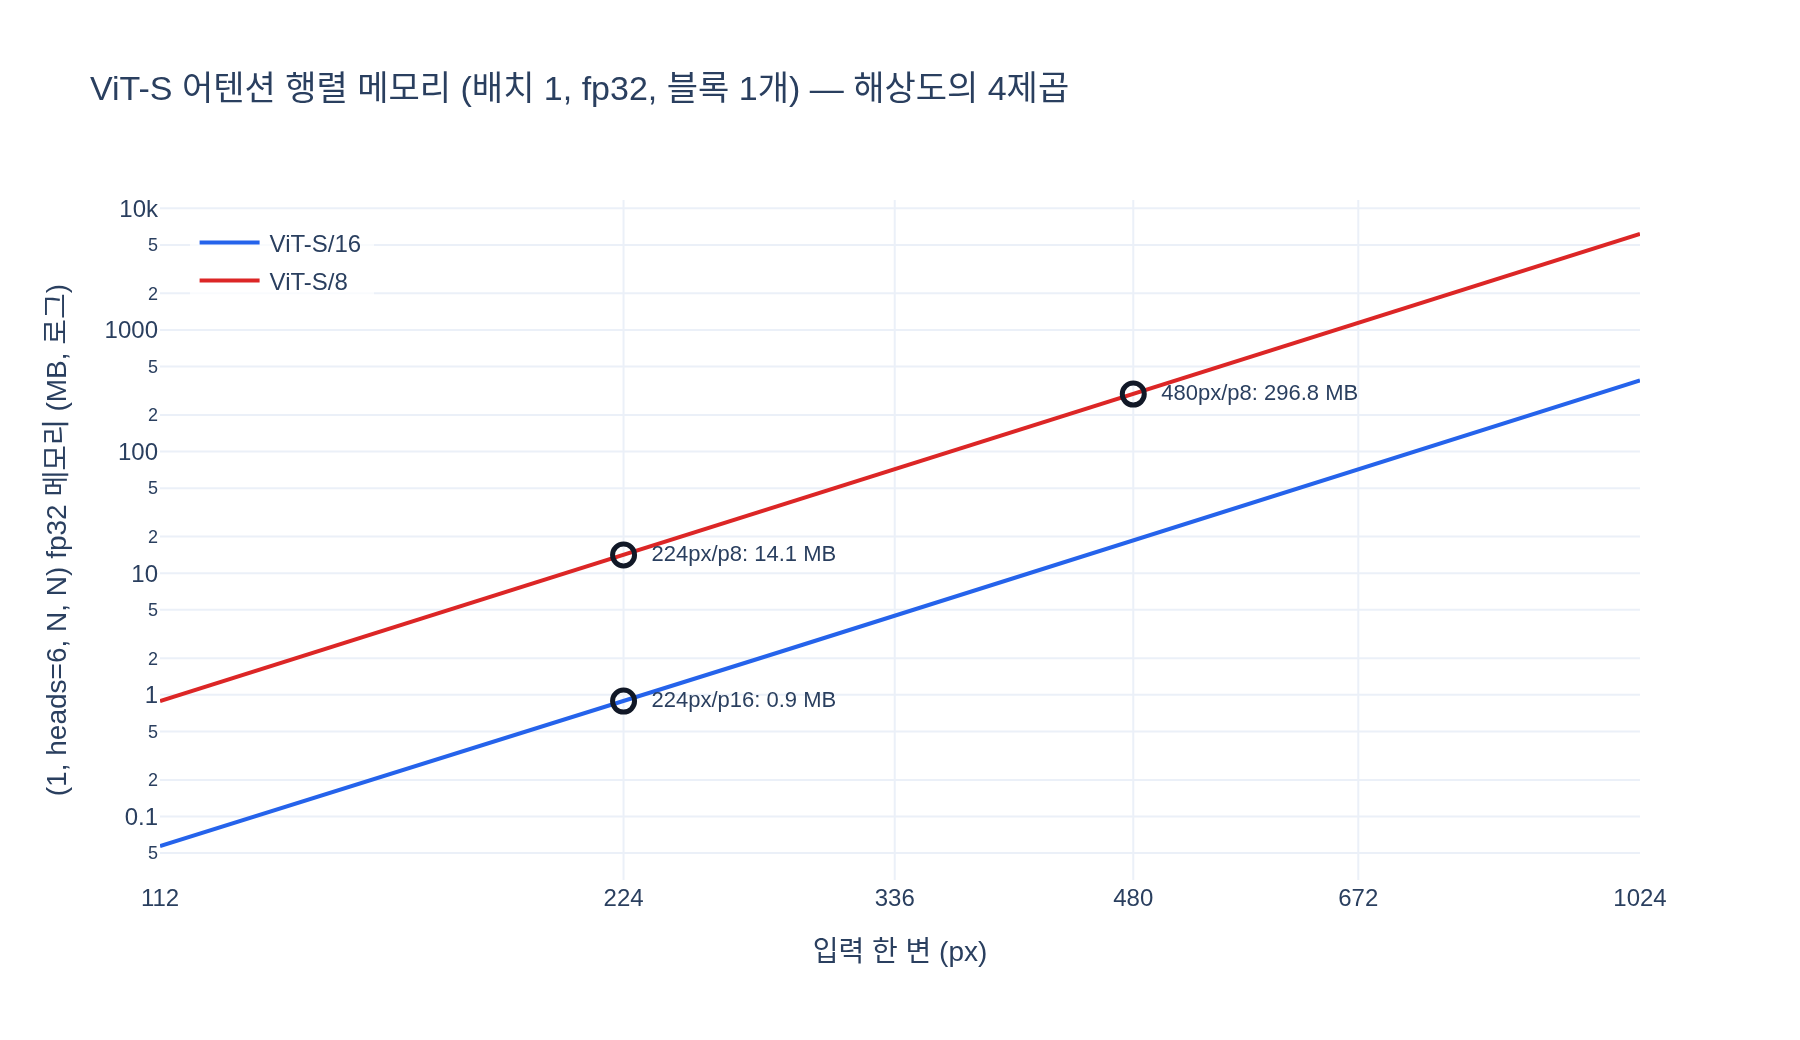

The Python source for this figure:
# %% [markdown]
# # ViT-S 어텐션 행렬 메모리 실측
#
# DINO의 `Attention.forward` 는 `return x, attn` 으로 **어텐션 맵을 항상 함께 반환**한다.
# 그래서 `F.scaled_dot_product_attention`(FlashAttention)을 쓸 수 없고,
# $(B, \text{heads}, N, N)$ 텐서가 **언제나 메모리에 materialize** 된다.
#
# 원소 개수와 바이트 수는 이렇게 계산한다:
#
# $$
# N = \left(\frac{\text{img}}{P}\right)^{2} + 1
# \quad\text{(패치 토큰} + \text{CLS 1개)}
# $$
#
# $$
# \text{bytes} = B \times \text{heads} \times N \times N \times 4 \ \ (\text{fp32})
# $$
#
# ViT-S 는 `embed_dim=384`, `head_dim=64` 이므로 $\text{heads} = 384/64 = 6$ 으로 고정이다.
# **파라미터는 patch_size 와 무관**하지만, 어텐션 메모리는 $N^2$ 이므로 폭발한다.

# %%
import math

import plotly.graph_objects as go
import torch

BYTES_FP32 = 4
MIB = 2 ** 20
HEADS_S = 6          # ViT-S: embed_dim 384 / head_dim 64
DEPTH = 12           # ViT-S depth


def num_tokens(img: int, patch: int) -> int:
    """패치 토큰 + CLS 1개."""
    return (img // patch) ** 2 + 1


def attn_bytes(img: int, patch: int, batch: int = 1,
               heads: int = HEADS_S, itemsize: int = BYTES_FP32) -> int:
    """어텐션 행렬 (B, heads, N, N) 한 장(=한 블록)의 바이트 수."""
    n = num_tokens(img, patch)
    return batch * heads * n * n * itemsize


def _show(fig):
    try:
        from IPython import get_ipython
        if get_ipython() is not None:  # VSCode 셀/Jupyter에서만 렌더링
            fig.show()
    except ImportError:
        pass


print(f"torch {torch.__version__}   heads={HEADS_S}  depth={DEPTH}")
# 출력: torch 2.4.0+cu121   heads=6  depth=12

# %% [markdown]
# ## 1. 카드의 세 숫자 재현 — 배치 1장, fp32, 블록 하나
#
# 카드가 말하는 0.9 / 14.1 / 296.8 MB 가 바로 이 공식의 값이다.

# %%
CASES = [(224, 16), (224, 8), (480, 8)]

print(f"{'설정':>18s} {'토큰 N':>8s} {'어텐션 원소':>14s} {'fp32 메모리':>12s}")
for img, p in CASES:
    n = num_tokens(img, p)
    elems = HEADS_S * n * n              # 배치 1장 기준
    print(f"{f'ViT-S/{p} {img}px':>18s} {n:>8d} {elems:>14,d}"
          f" {elems * BYTES_FP32 / MIB:>9.1f} MB")

print("\n배치 크기를 곱하면 그대로 늘어난다 — patch 8 + 큰 이미지에서 OOM 이 나는 이유.")
# 출력:                 설정   토큰 N      어텐션 원소     fp32 메모리
# 출력:     ViT-S/16 224px      197        232,854       0.9 MB
# 출력:      ViT-S/8 224px      785      3,697,350      14.1 MB
# 출력:      ViT-S/8 480px     3601     77,803,206     296.8 MB
# 출력:
# 출력: 배치 크기를 곱하면 그대로 늘어난다 — patch 8 + 큰 이미지에서 OOM 이 나는 이유.

# %% [markdown]
# ## 2. 실제 텐서로 검증 — `element_size() * nelement()`
#
# 작은 두 경우(0.9MB, 14.1MB)는 실제로 할당해서 바이트 수를 확인한다.
# 480px/patch8 은 296.8MB 라서 이론값만 쓴다 (수백MB를 굳이 잡을 이유가 없다).

# %%
ALLOC_LIMIT = 64 * MIB      # 이보다 큰 것은 이론 계산만

for img, p in CASES:
    n = num_tokens(img, p)
    theory = attn_bytes(img, p)
    if theory <= ALLOC_LIMIT:
        A = torch.empty(1, HEADS_S, n, n, dtype=torch.float32)
        real = A.element_size() * A.nelement()
        print(f"ViT-S/{p:<2d} {img}px  shape={tuple(A.shape)}"
              f"  실측 {real / MIB:7.1f} MB  이론 {theory / MIB:7.1f} MB"
              f"  일치={real == theory}")
        del A
    else:
        print(f"ViT-S/{p:<2d} {img}px  shape=(1, {HEADS_S}, {n}, {n})"
              f"  실측  (생략)   이론 {theory / MIB:7.1f} MB"
              f"  <- {ALLOC_LIMIT // MIB}MB 초과라 할당 안 함")
# 출력: ViT-S/16 224px  shape=(1, 6, 197, 197)  실측     0.9 MB  이론     0.9 MB  일치=True
# 출력: ViT-S/8  224px  shape=(1, 6, 785, 785)  실측    14.1 MB  이론    14.1 MB  일치=True
# 출력: ViT-S/8  480px  shape=(1, 6, 3601, 3601)  실측  (생략)   이론   296.8 MB  <- 64MB 초과라 할당 안 함

# %% [markdown]
# ## 3. 실제 `Attention` 모듈이 정말 그 크기를 반환하는가
#
# `nn.Linear` 로 qkv 를 만들고 softmax 까지 손으로 재현해, 나오는 어텐션 텐서가
# 위 표의 shape·바이트와 같은지 본다 (DINO 구현과 동일한 형태).

# %%
D, IMG, P = 384, 224, 16
n = num_tokens(IMG, P)
dh = D // HEADS_S

qkv = torch.nn.Linear(D, D * 3, bias=True)
z = torch.randn(1, n, D)

with torch.no_grad():
    q, k, v = (qkv(z).reshape(1, n, 3, HEADS_S, dh)
               .permute(2, 0, 3, 1, 4))          # (3, B, heads, N, dh)
    attn = (q @ k.transpose(-2, -1)) * (dh ** -0.5)
    attn = attn.softmax(dim=-1)                  # ★ (B, heads, N, N) 이 여기서 생긴다

print(f"q/k/v      {tuple(q.shape)}   (B, heads, N, head_dim)")
print(f"attn       {tuple(attn.shape)}   (B, heads, N, N)")
print(f"attn 메모리 {attn.element_size() * attn.nelement() / MIB:.1f} MB"
      f"   (표의 ViT-S/16 224px = 0.9 MB)")
print(f"행 합       {attn.sum(-1).mean():.6f}  (softmax 이므로 1)")
print(f"q+k+v 합계  {3 * q.element_size() * q.nelement() / MIB:.1f} MB"
      f"   <- 토큰 표현은 O(N·D), 어텐션은 O(N^2) 이라 곧 역전된다")
# 출력: q/k/v      (1, 6, 197, 64)   (B, heads, N, head_dim)
# 출력: attn       (1, 6, 197, 197)   (B, heads, N, N)
# 출력: attn 메모리 0.9 MB   (표의 ViT-S/16 224px = 0.9 MB)
# 출력: 행 합       1.000000  (softmax 이므로 1)
# 출력: q+k+v 합계  0.9 MB   <- 토큰 표현은 O(N·D), 어텐션은 O(N^2) 이라 곧 역전된다

# %% [markdown]
# ## 4. 배치 · 깊이 · dtype 을 곱하면
#
# 카드의 숫자는 **배치 1장 · 블록 1개 · fp32** 기준이다. 실제 학습에서는
#
# $$
# \text{total} = B \times \text{depth} \times \text{heads} \times N^2 \times \text{itemsize}
# $$
#
# 만큼이 backward 를 위해 살아 있어야 한다 (depth=12).
# fp16 은 `itemsize=2` 라 정확히 절반이다.

# %%
print(f"{'설정':>16s} {'B':>3s} {'dtype':>6s} {'1블록':>10s} "
      f"{'x depth=12':>12s}")
for img, p in CASES:
    for batch in (1, 8):
        for dt, item in (("fp32", 4), ("fp16", 2)):
            one = attn_bytes(img, p, batch=batch, itemsize=item)
            print(f"{f'ViT-S/{p} {img}px':>16s} {batch:>3d} {dt:>6s}"
                  f" {one / MIB:>7.1f} MB {one * DEPTH / MIB:>9.1f} MB")
# 출력:             설정   B  dtype      1블록   x depth=12
# 출력:   ViT-S/16 224px   1   fp32     0.9 MB      10.7 MB
# 출력:   ViT-S/16 224px   1   fp16     0.4 MB       5.3 MB
# 출력:   ViT-S/16 224px   8   fp32     7.1 MB      85.3 MB
# 출력:   ViT-S/16 224px   8   fp16     3.6 MB      42.6 MB
# 출력:    ViT-S/8 224px   1   fp32    14.1 MB     169.3 MB
# 출력:    ViT-S/8 224px   1   fp16     7.1 MB      84.6 MB
# 출력:    ViT-S/8 224px   8   fp32   112.8 MB    1354.0 MB
# 출력:    ViT-S/8 224px   8   fp16    56.4 MB     677.0 MB
# 출력:    ViT-S/8 480px   1   fp32   296.8 MB    3561.5 MB
# 출력:    ViT-S/8 480px   1   fp16   148.4 MB    1780.8 MB
# 출력:    ViT-S/8 480px   8   fp32  2374.4 MB   28492.4 MB
# 출력:    ViT-S/8 480px   8   fp16  1187.2 MB   14246.2 MB

# %% [markdown]
# ## 5. 왜 해상도의 **4제곱** 인가
#
# 어텐션은 $O(N^2)$ 이고 토큰 수는 $N \approx (HW)/P^2$ 이므로
#
# $$
# O(N^2) = O\!\left(\Big(\frac{HW}{P^2}\Big)^{2}\right)
# = O\!\left(\frac{H^2W^2}{P^4}\right)
# $$
#
# 정사각 입력 $H = W = S$ 에서는 $S^4/P^4$ — **한 변을 2배로 늘리면 메모리는 16배**다.
# 반대로 patch_size 를 16 → 8 로 줄이는 것도 $P^4$ 이 1/16 이 되므로 똑같이 16배다.

# %%
print(f"{'변화':>28s} {'예상 배수':>10s} {'실제 배수':>10s}")
pairs = [((224, 16), (448, 16), "224->448px (patch16)", 2 ** 4),
         ((224, 16), (224, 8), "patch16->8 (224px)", 2 ** 4),
         ((224, 8), (480, 8), "224->480px (patch8)", (480 / 224) ** 4)]
for a, b, label, expect in pairs:
    ratio = attn_bytes(*b) / attn_bytes(*a)
    print(f"{label:>28s} {expect:>10.1f} {ratio:>10.1f}")
print("\n(CLS 토큰 +1 때문에 정확히 16.0 이 아니라 미세하게 어긋난다)")
# 출력:                          변화      예상 배수      실제 배수
# 출력:        224->448px (patch16)       16.0       15.9
# 출력:          patch16->8 (224px)       16.0       15.9
# 출력:         224->480px (patch8)       21.1       21.0
# 출력:
# 출력: (CLS 토큰 +1 때문에 정확히 16.0 이 아니라 미세하게 어긋난다)

# %% [markdown]
# ## 6. 해상도 vs 어텐션 메모리 (로그 y축)
#
# patch16 / patch8 두 곡선. 기울기가 로그-로그에서 4 인 직선이 되어야 한다.

# %%
sizes16 = [s for s in range(112, 1025, 16)]
sizes8 = [s for s in range(112, 1025, 8)]

fig = go.Figure()
for sizes, p, color in [(sizes16, 16, "#2563eb"), (sizes8, 8, "#dc2626")]:
    fig.add_trace(go.Scatter(
        x=sizes,
        y=[attn_bytes(s, p) / MIB for s in sizes],
        mode="lines", name=f"ViT-S/{p}",
        line=dict(color=color, width=2),
        hovertemplate=f"patch{p}<br>%{{x}}px → %{{y:.2f}} MB<extra></extra>",
    ))

for img, p, txt in [(224, 16, "0.9 MB"), (224, 8, "14.1 MB"), (480, 8, "296.8 MB")]:
    fig.add_trace(go.Scatter(
        x=[img], y=[attn_bytes(img, p) / MIB],
        mode="markers+text", showlegend=False,
        marker=dict(size=11, color="#111827", symbol="circle-open",
                    line=dict(width=2.5)),
        text=[f"  {img}px/p{p}: {txt}"], textposition="middle right",
        textfont=dict(size=11),
        hovertemplate=f"카드 값: {txt}<extra></extra>",
    ))

fig.update_layout(
    title="ViT-S 어텐션 행렬 메모리 (배치 1, fp32, 블록 1개) — 해상도의 4제곱",
    xaxis_title="입력 한 변 (px)",
    yaxis_title="(1, heads=6, N, N) fp32 메모리 (MB, 로그)",
    template="plotly_white", width=900, height=520,
    legend=dict(x=0.02, y=0.98, bgcolor="rgba(255,255,255,0.7)"),
)
fig.update_xaxes(type="log", tickvals=[112, 224, 336, 480, 672, 1024],
                 ticktext=["112", "224", "336", "480", "672", "1024"])
fig.update_yaxes(type="log")

_show(fig)

# %%
import pathlib

out = pathlib.Path(__file__).resolve().parent / "expy.png" \
    if "__file__" in dir() else pathlib.Path("expy.png")
fig.write_image(str(out), scale=2)     # kaleido 필요
print(f"saved: {out}  ({out.stat().st_size / 1024:.0f} KB)")
# 출력: saved: .../96f093b3-.../expy.png  (163 KB)

# %% [markdown]
# ## 정리
#
# | 설정 | $N$ | fp32 메모리 (B=1, 블록 1개) |
# |---|---|---|
# | ViT-S/16 224px | 197 | **0.9 MB** |
# | ViT-S/8 224px | 785 | **14.1 MB** |
# | ViT-S/8 480px | 3601 | **296.8 MB** |
#
# - 공식은 $B \times \text{heads} \times N^2 \times 4$ 하나뿐 — **배치를 곱하면 그대로 늘어난다.**
# - depth=12 를 곱하면 backward 용으로 살아 있는 총량이 나온다 (480px/p8 은 배치 1장에 3.5GB).
# - `patch_size` 는 파라미터를 늘리지 않는데 메모리는 $P^4$ 로 줄어드니, **patch8 이 OOM 의 주범**이다.
# - FlashAttention 은 이 행렬을 만들지 않는다. DINO 는 `return x, attn` 으로 시각화를 위해 일부러 만든다.
